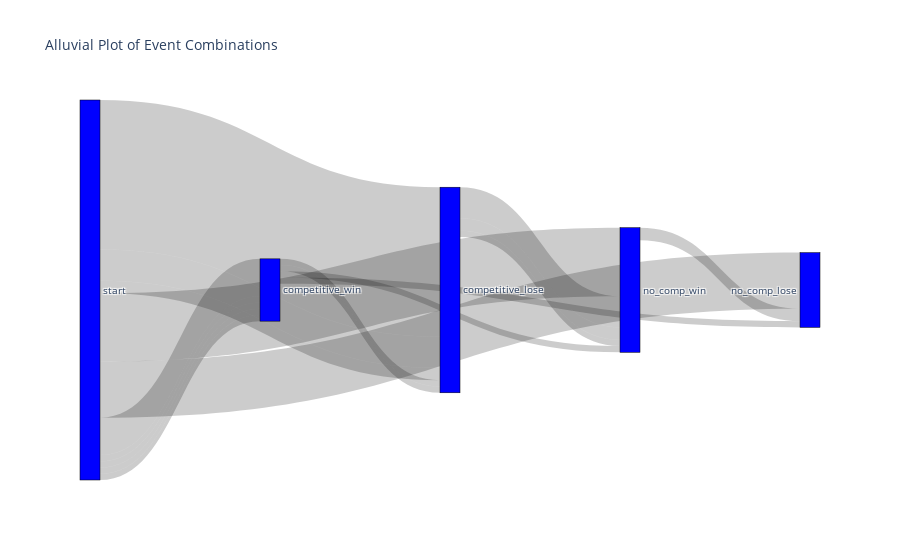

The cell this chart's notebook holds for it:
### Code cell
import pandas as pd
import plotly.graph_objects as go

# Sample data based on your provided information
data = {
    'competitive_win': [False, False, False, False, False, False, True, True, True, True, True],
    'competitive_lose': [False, False, False, True, True, True, False, False, False, True, True],
    'no_comp_win': [False, False, True, False, True, True, False, False, True, False, True],
    'no_comp_lose': [False, True, False, False, False, True, False, True, False, False, False],
    'Count': [4, 9, 11, 24, 5, 2, 6, 1, 1, 1, 1]
}

# Convert data to DataFrame
df = pd.DataFrame(data)

# Create a list of labels
labels = ["start", "competitive_win", "competitive_lose", "no_comp_win", "no_comp_lose"]

# Initialize source, target, and value lists
source = []
target = []
value = []

# Map combinations to indices
label_to_index = {label: idx for idx, label in enumerate(labels)}

# Generate source, target, and value lists
for idx, row in df.iterrows():
    current_index = label_to_index["start"]  # Start index for each row
    for event in labels[1:]:
        if row[event]:
            source.append(current_index)
            target.append(label_to_index[event])
            value.append(row['Count'])
            current_index = label_to_index[event]

# Debug: Print intermediate results
print("Labels:", labels)
print("Source:", source)
print("Target:", target)
print("Value:", value)

# Create the alluvial plot using plotly
fig = go.Figure(data=[go.Sankey(
    node=dict(
        pad=15,
        thickness=20,
        line=dict(color="black", width=0.5),
        label=labels,
        color="blue"
    ),
    link=dict(
        source=source,
        target=target,
        value=value
    )
)])

fig.update_layout(title_text="Alluvial Plot of Event Combinations", font_size=10)
fig.show()

### Figure 1 — Plotly figure (JSON) as saved in the notebook; plotly's stock layout.template omitted (floating-point values rounded to 4 significant figures)
{"data": [{"link": {"source": [0, 0, 0, 0, 2, 0, 2, 3, 0, 0, 1, 0, 1, 0, 1, 0, 1, 2], "target": [4, 3, 2, 2, 3, 2, 3, 4, 1, 1, 4, 1, 3, 1, 2, 1, 2, 3], "value": [9, 11, 24, 5, 5, 2, 2, 2, 6, 1, 1, 1, 1, 1, 1, 1, 1, 1]}, "node": {"color": "blue", "label": ["start", "competitive_win", "competitive_lose", "no_comp_win", "no_comp_lose"], "line": {"color": "black", "width": 0.5}, "pad": 15, "thickness": 20}, "type": "sankey"}], "layout": {"font": {"size": 10}, "title": {"text": "Alluvial Plot of Event Combinations"}}}
